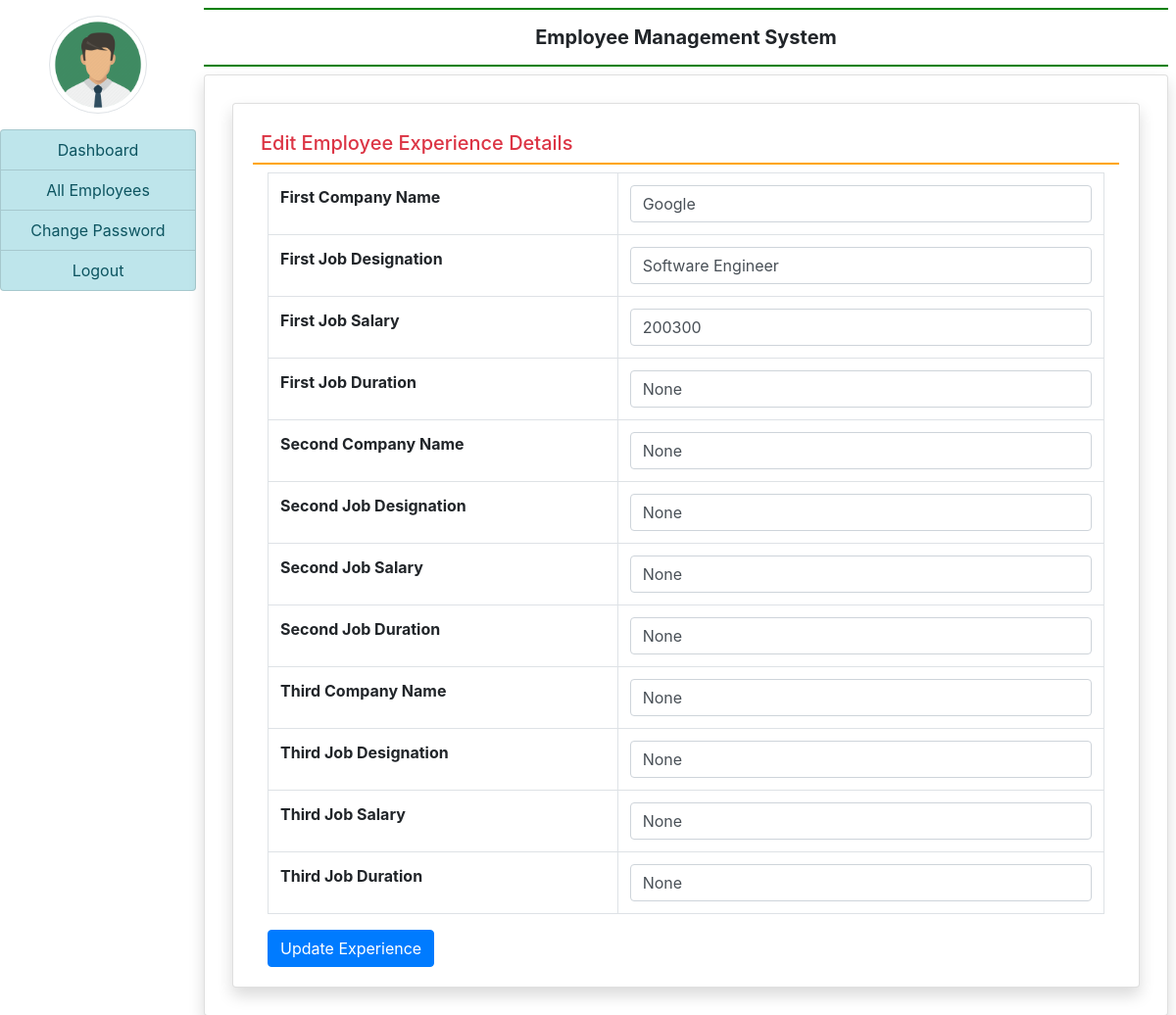
Screenshot of /edit_experience/17/ (signed in) with the database file from the repository.
### Employee/models.py (models this page shows, shortened)
class EmployeeExperience(models.Model):
    user = models.ForeignKey(User, on_delete=models.CASCADE)
    company1name = models.CharField(max_length=100, null=True)
    company1desig = models.CharField(max_length=100, null=True)
    company1salary = models.CharField(max_length=100, null=True)
    company1duration = models.CharField(max_length=100, null=True)
    company2name = models.CharField(max_length=100, null=True)
    company2desig = models.CharField(max_length=100, null=True)
    company2salary = models.CharField(max_length=100, null=True)
    company2duration = models.CharField(max_length=100, null=True)
    company3name = models.CharField(max_length=100, null=True)
    company3desig = models.CharField(max_length=100, null=True)
    company3salary = models.CharField(max_length=100, null=True)
    company3duration = models.CharField(max_length=100, null=True)

### Employee/views.py (the view, shortened to what this page needs)
# urls.py: path('edit_experience/<int:pid>/', views.edit_experience, name='edit_experience'),
def edit_experience(request, pid):
    if not request.user.is_authenticated:
        return redirect('admin_login')
    error = ""
    user = User.objects.get(id=pid)
    experience = EmployeeExperience.objects.get(user=user)
    return render(request, 'edit_experience.html', locals())

### Employee/templates/edit_experience.html (shortened to what this page needs)
{% extends 'admin_base.html' %}
{% block main %}
<div class="card shadow m-2">
    <div class="card-body">
        <h5 class="p-2 text-danger" style="border-bottom: 2px solid orange;">Edit Employee Experience Details</h5>
        <div class="container-fluid">
            <form action="" method="post">
                <table class="table table-bordered">
                <tr>
                        <th>First Company Name</th>
                        <td><input type="text" name="company1name" id="" class="form-control" value="{{experience.company1name}}"></td>
                </tr>
                <tr>
                        <th>First Job Designation</th>
                        <td><input type="text" name="company1desig" id="" class="form-control" value="{{experience.company1desig}}"></td>
                </tr>
                <tr>
                        <th>First Job Salary</th>
                        <td><input type="text" name="company1salary" id="" class="form-control" value="{{experience.company1salary}}"></td>
                </tr>
                <tr>
                        <th>First Job Duration</th>
                        <td><input type="text" name="company1duration" id="" class="form-control" value="{{experience.company1duration}}"></td>
                </tr>
                <tr>
                        <th>Second Company Name</th>
                        <td><input type="text" name="company2name" id="" class="form-control" value="{{experience.company2name}}"></td>
                </tr>
                <tr>
                        <th>Second Job Designation</th>
                        <td><input type="text" name="company2desig" id="" class="form-control" value="{{experience.company2desig}}"></td>
                </tr>
                <tr>
                        <th>Second Job Salary</th>
                        <td><input type="text" name="company2salary" id="" class="form-control" value="{{experience.company2salary}}"></td>
                </tr>
                <tr>
                        <th>Second Job Duration</th>
                        <td><input type="text" name="company2duration" id="" class="form-control" value="{{experience.company2duration}}"></td>
                </tr>
                <tr>
                        <th>Third Company Name</th>
                        <td><input type="text" name="company3name" id="" class="form-control" value="{{experience.company3name}}"></td>
                </tr>
                <tr>
                        <th>Third Job Designation</th>
                        <td><input type="text" name="company3desig" id="" class="form-control" value="{{experience.company3desig}}"></td>
                </tr>
                <tr>
                        <th>Third Job Salary</th>
                        <td><input type="text" name="company3salary" id="" class="form-control" value="{{experience.company3salary}}"></td>
                </tr>
                <tr>
                        <th>Third Job Duration</th>
                        <td><input type="text" name="company3duration" id="" class="form-control" value="{{experience.company3duration}}"></td>
                </tr>
                </table>
                <input type="submit" value="Update Experience" class="btn btn-primary">
            </form>
        </div>
    </div>
</div>
{% endblock main %}

### rows the page displays
EmployeeExperience: company1name "Google", company1desig "Software Engineer", company1salary "200300", company1duration "None", company2name "None", company2desig "None", company2salary "None", company2duration "None", company3name "None", company3desig "None", company3salary "None", company3duration "None"
